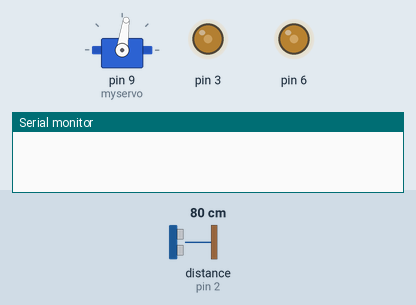
Recording of a sketch running on a simulated Arduino Uno, built with avr-gcc and run on an emulated ATmega328P. On the bench: servo, output pins drawn as LEDs (lit = HIGH), the last lines printed to the serial monitor. Inputs (shaded band) come from the test bench; at power-on: distance to the obstacle (sensor on pin 2) 80 cm. The echo pulse lasts 58.3 µs per cm.

Above: at 1.2 s.
1.3 s: distance to the obstacle (sensor on pin 2) set to 34 cm
2.8 s: distance to the obstacle (sensor on pin 2) set to 28 cm
At 4.3 s:
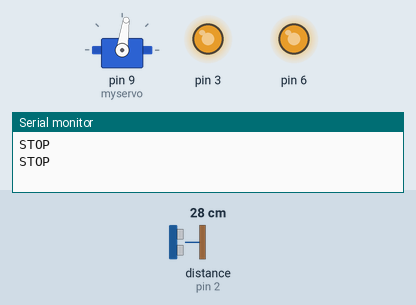
5.8 s: distance to the obstacle (sensor on pin 2) set to 120 cm
At 6.01 s:
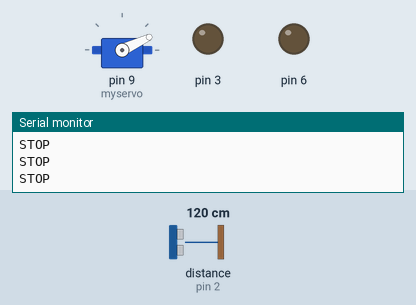
8.8 s: distance to the obstacle (sensor on pin 2) set to 103 cm
10.3 s: distance to the obstacle (sensor on pin 2) set to 95 cm
At 11.5 s:
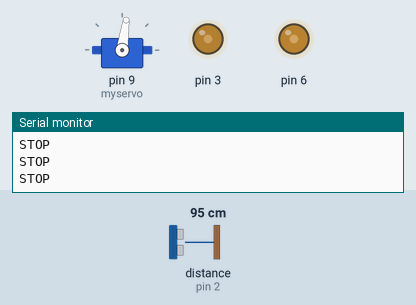
11.8 s: distance to the obstacle (sensor on pin 2) set to 2 cm
At 12.66 s:
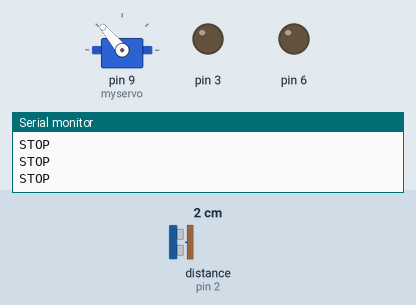
Timing chart, 0 to 15.8 s (numbered marks = the images above; inputs shaded):
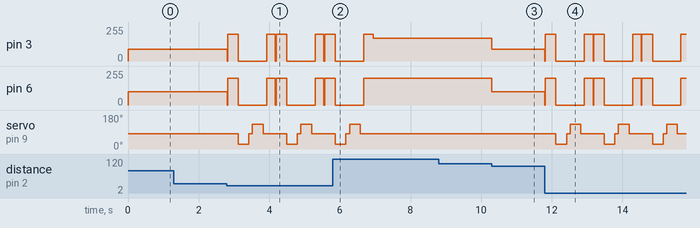

The sketch:

sketch_jul14b.ino
```cpp
#include <HC_SR04.h>

#define ECHO_PIN 2
#define TRIG_PIN 10
#define ECHO_INT 0
#include <motor_control.h>
#include <Servo.h>

Servo myservo;
HC_SR04 distance_sensor (TRIG_PIN, ECHO_PIN, ECHO_INT);

int center = 82;
int right = 25;
int left = 130;

void setup() {
  // put your setup code here, to run once:
  Serial.begin(9600);

  myservo.attach(9);
  myservo.write(center);
  distance_sensor.begin();
  distance_sensor.start();
}

int getRange(int pos){
  myservo.write(pos);
  delay(300);
  distance_sensor.start();
  while(!distance_sensor.isFinished()){
    Serial.println("READING");
  }
  myservo.write(center);
  return distance_sensor.getRange();
}

void loop() {
  if(distance_sensor.isFinished()) {
    int range = distance_sensor.getRange();

    if( range > 100) {
      raw_motor_control( 200,  170);
    } else if(range > 30) { //slow down
      raw_motor_control( 100, 90);
    } else {
      dwell();
      Serial.println("STOP");

      delay(15);
      backward(200);
      delay(300);
      dwell();

      int rightRange = getRange(right);
      delay(100);
      int leftRange = getRange(left);
      delay(100);

      if (rightRange > leftRange) {
        diff_right(200);
      delay(250);
        dwell();
      } else {
        diff_left(200);
      delay(250);
        dwell();
      }

    }
    distance_sensor.start();

  }

}
```

Measured:
- the behaviour switches between 31 and 30 cm on distance to the obstacle (sensor on pin 2) (found by bisection; images 0 and 1)
- the behaviour switches between 101 and 100 cm on distance to the obstacle (sensor on pin 2) (found by bisection; images 2 and 3)
- after the input at 1.3 s, every drawn part: stays the same
- after the input at 2.8 s, pin 3: 90/255 → 0/255 at once, then repeats every 1.4 s: 200/255 0.30 s, 0/255 0.80 s, 200/255 0.25 s, 0/255 0.02 s; pin 6: 100/255 → 0/255 at once, then repeats every 1.4 s: 200/255 0.30 s, 0/255 0.80 s, 200/255 0.25 s, 0/255 0.02 s
- after the input at 5.8 s, pin 6: goes on until 6.7 s, then stays 200/255; servo on pin 9 (myservo): goes on until 6.6 s, then stays 82°
- after the input at 8.8 s, every drawn part: stays the same
- after the input at 10.3 s, pin 3: 170/255 → 90/255 at once; pin 6: 200/255 → 100/255 at once
- after the input at 11.8 s, pin 3: 90/255 → 0/255 at once, then repeats every 1.4 s: 200/255 0.30 s, 0/255 0.80 s, 200/255 0.25 s, 0/255 0.02 s; pin 6: 100/255 → 0/255 at once, then repeats every 1.4 s: 200/255 0.30 s, 0/255 0.80 s, 200/255 0.25 s, 0/255 0.02 s
